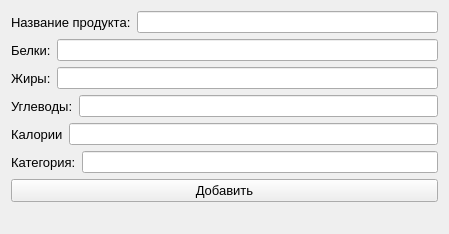
<?xml version="1.0" encoding="UTF-8"?>
<ui version="4.0">
 <class>Adding</class>
 <widget class="QWidget" name="Adding">
  <property name="geometry">
   <rect>
    <x>0</x>
    <y>0</y>
    <width>449</width>
    <height>232</height>
   </rect>
  </property>
  <property name="windowTitle">
   <string>Добавить продукт</string>
  </property>
  <layout class="QVBoxLayout" name="verticalLayout">
   <item>
    <layout class="QHBoxLayout" name="horizontalLayout">
     <item>
      <widget class="QLabel" name="label">
       <property name="font">
        <font>
         <pointsize>10</pointsize>
        </font>
       </property>
       <property name="text">
        <string>Название продукта:</string>
       </property>
      </widget>
     </item>
     <item>
      <widget class="QLineEdit" name="product_name"/>
     </item>
    </layout>
   </item>
   <item>
    <layout class="QHBoxLayout" name="horizontalLayout_2">
     <item>
      <widget class="QLabel" name="label_2">
       <property name="font">
        <font>
         <pointsize>10</pointsize>
        </font>
       </property>
       <property name="text">
        <string>Белки:</string>
       </property>
      </widget>
     </item>
     <item>
      <widget class="QLineEdit" name="proteins"/>
     </item>
    </layout>
   </item>
   <item>
    <layout class="QHBoxLayout" name="horizontalLayout_3">
     <item>
      <widget class="QLabel" name="label_3">
       <property name="font">
        <font>
         <pointsize>10</pointsize>
        </font>
       </property>
       <property name="text">
        <string>Жиры:</string>
       </property>
      </widget>
     </item>
     <item>
      <widget class="QLineEdit" name="fats"/>
     </item>
    </layout>
   </item>
   <item>
    <layout class="QHBoxLayout" name="horizontalLayout_4">
     <item>
      <widget class="QLabel" name="label_4">
       <property name="font">
        <font>
         <pointsize>10</pointsize>
        </font>
       </property>
       <property name="text">
        <string>Углеводы:</string>
       </property>
      </widget>
     </item>
     <item>
      <widget class="QLineEdit" name="carbs"/>
     </item>
    </layout>
   </item>
   <item>
    <layout class="QHBoxLayout" name="horizontalLayout_5">
     <item>
      <widget class="QLabel" name="label_5">
       <property name="font">
        <font>
         <pointsize>10</pointsize>
        </font>
       </property>
       <property name="text">
        <string>Калории</string>
       </property>
      </widget>
     </item>
     <item>
      <widget class="QLineEdit" name="calories"/>
     </item>
    </layout>
   </item>
   <item>
    <layout class="QHBoxLayout" name="horizontalLayout_6">
     <item>
      <widget class="QLabel" name="label_6">
       <property name="font">
        <font>
         <pointsize>10</pointsize>
        </font>
       </property>
       <property name="text">
        <string>Категория:</string>
       </property>
      </widget>
     </item>
     <item>
      <widget class="QLineEdit" name="category"/>
     </item>
    </layout>
   </item>
   <item>
    <widget class="QPushButton" name="add_btn">
     <property name="font">
      <font>
       <pointsize>10</pointsize>
      </font>
     </property>
     <property name="text">
      <string>Добавить</string>
     </property>
    </widget>
   </item>
   <item>
    <widget class="QLabel" name="label_7">
     <property name="font">
      <font>
       <pointsize>10</pointsize>
       <weight>50</weight>
       <bold>false</bold>
      </font>
     </property>
     <property name="text">
      <string/>
     </property>
    </widget>
   </item>
  </layout>
 </widget>
 <resources/>
 <connections/>
</ui>
